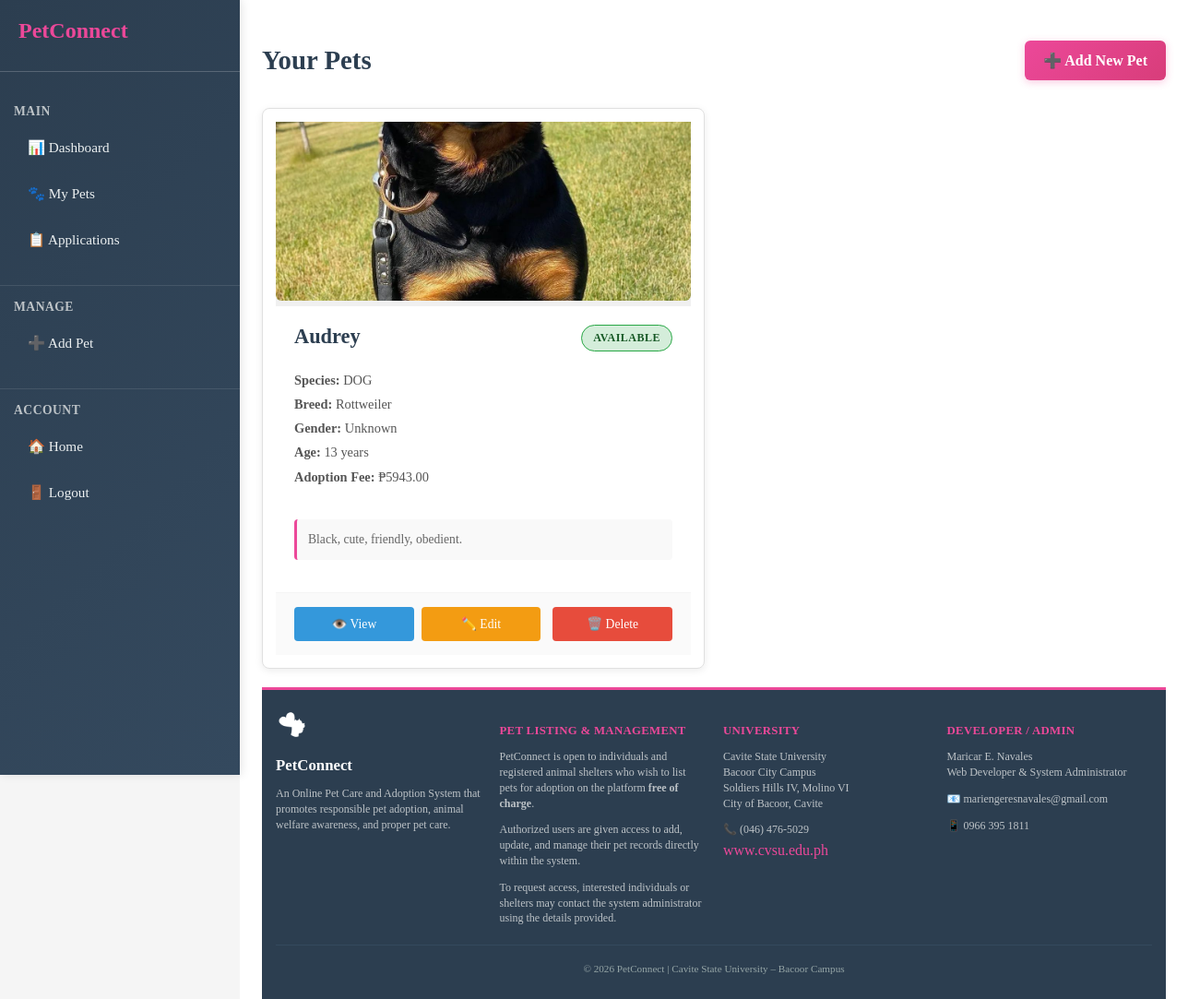
The page /dashboard/pets/ (signed in) on the database its author committed.
### pets/models.py (models this page shows, shortened)
class Pet(models.Model):
    SPECIES_CHOICES = [
        ('DOG', 'Dog'),
        ('CAT', 'Cat'),
        ('BIRD', 'Bird'),
        ('OTHER', 'Other'),
    ]
    GENDER_CHOICES = [
        ('MALE', 'Male'),
        ('FEMALE', 'Female'),
        ('UNKNOWN', 'Unknown'),
    ]
    STATUS_CHOICES = [
        ('AVAILABLE', 'Available'),
        ('ADOPTED', 'Adopted'),
        ('PENDING', 'Pending'),
    ]
    pet_name = models.CharField(max_length=100)
    species = models.CharField(max_length=20, choices=SPECIES_CHOICES)
    breed = models.CharField(max_length=100)
    gender = models.CharField(max_length=20, choices=GENDER_CHOICES, default='UNKNOWN')
    age_years = models.IntegerField(validators=[MinValueValidator(0)])
    age_months = models.IntegerField(validators=[MinValueValidator(0)], default=0)
    health_status = models.TextField()
    description = models.TextField(blank=True, null=True)
    status = models.CharField(max_length=20, choices=STATUS_CHOICES, default='AVAILABLE')
    adoption_fee = models.DecimalField(max_digits=10, decimal_places=2)
    pet_image = models.FileField(upload_to='pet_images/', blank=True, null=True)
    date_added = models.DateTimeField(auto_now_add=True)
    shelter = models.ForeignKey(Shelter, on_delete=models.CASCADE, related_name='pets')

### dashboard/views.py (the view)
# urls.py: path('pets/', PetListView.as_view(), name='dashboard-pets'),
@method_decorator([login_required, user_passes_test(shelter_check)], name='dispatch')
class PetListView(ListView):
    model = Pet
    template_name = 'dashboard/pet_list.html'
    context_object_name = 'pets'
    def get_queryset(self):
        return Pet.objects.filter(shelter=self.request.user.profile.shelter)

### dashboard/views.py (called while the page is built)
def shelter_check(user):
    return user.is_authenticated and hasattr(user, 'profile') and user.profile.role == 'SHELTER'

### dashboard/templates/dashboard/pet_list.html (shortened to what this page needs)
{% extends 'dashboard/base.html' %}
{% block content %}
<div class="pet-list-container">
    <div class="pet-list-header">
        <h2>Your Pets</h2>
        <a href="{% url 'pet-add' %}" class="btn-add-pet">➕ Add New Pet</a>
    </div>
    {% if pets %}
        <div class="pet-cards">
            {% for pet in pets %}
            <div class="pet-card">
                <div class="pet-card-image">
                    {% if pet.pet_image %}
                        <img src="{{ pet.pet_image.url }}" alt="{{ pet.pet_name }}">
                    {% else %}
                        <div class="pet-image-placeholder">🐾</div>
                    {% endif %}
                </div>
                <div class="pet-card-content">
                    <div class="pet-card-header">
                        <h3>{{ pet.pet_name }}</h3>
                        <span class="status-badge {% if pet.status == 'AVAILABLE' %}status-available{% elif pet.status == 'PENDING' %}status-pending{% else %}status-adopted{% endif %}">
                            {{ pet.get_status_display }}
                        </span>
                    </div>
                    <div class="pet-card-info">
                        <p><strong>Species:</strong> {{ pet.species }}</p>
                        <p><strong>Breed:</strong> {{ pet.breed }}</p>
                        <p><strong>Gender:</strong> {{ pet.get_gender_display }}</p>
                        <p><strong>Age:</strong> {{ pet.age_years }} years {% if pet.age_months %}{{ pet.age_months }} months{% endif %}</p>
                        <p><strong>Adoption Fee:</strong> ₱{{ pet.adoption_fee }}</p>
                    </div>
                    {% if pet.description %}
                    <div class="pet-card-description">
                        <p>{{ pet.description|truncatewords:20 }}</p>
                    </div>
                    {% endif %}
                </div>
                <div class="pet-card-actions">
                    <a href="{% url 'dashboard-pet-detail' pet.id %}" class="btn-view">👁️ View</a>
                    <a href="{% url 'pet-edit' pet.id %}" class="btn-edit">✏️ Edit</a>
                    <a href="{% url 'pet-delete' pet.id %}" class="btn-delete">🗑️ Delete</a>
                </div>
            </div>
            {% endfor %}
        </div>
    {% else %}
        <div class="no-pets">
            <p>No pets yet. <a href="{% url 'pet-add' %}">Add your first pet</a></p>
        </div>
    {% endif %}
</div>
{% endblock %}

### static/css/pet.css (style rules this page uses)
html, body { height: 100%; margin: 0; padding: 0; }
body { display: flex; flex-direction: column; }
.dashboard-content .page-container > *:not(.footer) { flex: 0 0 auto; }
.btn-edit { background-color: #3498db; color: white; padding: 4px 8px; border-radius: 5px; text-decoration: none; margin-right: 5px; }
.btn-delete { background-color: #e74c3c; color: white; padding: 4px 8px; border-radius: 5px; text-decoration: none; }
.pet-card { background:#fff; padding:14px; border-radius:8px; box-shadow:0 6px 18px rgba(0,0,0,0.06); text-align:left; position: relative; transition: transform 0.3s ease, box-shadow 0.3s ease; display: flex; flex-direction: column; }
.status-available { background: #10b981; color: white; }
.pet-card img { width:100%; height:180px; object-fit:cover; border-radius:6px; margin-bottom:12px; }
.pet-card h3 { margin:0 0 10px 0; font-size:1.2rem; color: #333; }
.page-container > :not(.footer) { flex: 0 0 auto; }

### dashboard/templates/dashboard/pet_list.html (style rules this page uses)
.pet-list-container { padding: 20px 0; }
.pet-list-header { display: flex; justify-content: space-between; align-items: center; margin-bottom: 30px; }
.pet-list-header h2 { margin: 0; color: #2c3e50; font-size: 1.8rem; }
.btn-add-pet { padding: 12px 20px; background: linear-gradient(135deg, #ec4899 0%, #d83d7a 100%); color: white; text-decoration: none; border-radius: 6px; font-weight: 600; transition: all 0.3s ease; box-shadow: 0 2px 8px rgba(236, 72, 153, 0.3); }
.pet-cards { display: grid; grid-template-columns: repeat(auto-fill, minmax(400px, 1fr)); gap: 20px; }
.pet-card { background: white; border: 1px solid #e0e0e0; border-radius: 8px; overflow: hidden; box-shadow: 0 2px 8px rgba(0, 0, 0, 0.08); transition: all 0.3s ease; display: flex; flex-direction: column; }
.pet-card-image { width: 100%; height: 200px; background: #f0f0f0; overflow: hidden; display: flex; align-items: center; justify-content: center; }
.pet-card-image img { width: 100%; height: 100%; object-fit: cover; }
.pet-card-content { padding: 20px; flex: 1; display: flex; flex-direction: column; }
.pet-card-header { display: flex; justify-content: space-between; align-items: flex-start; margin-bottom: 15px; gap: 10px; }
.pet-card-header h3 { margin: 0; color: #2c3e50; font-size: 1.4rem; flex: 1; }
.status-badge { padding: 6px 12px; border-radius: 20px; font-size: 0.75rem; font-weight: 600; white-space: nowrap; text-transform: uppercase; letter-spacing: 0.5px; }
.status-available { background: #d4edda; color: #155724; border: 1px solid #28a745; }
.pet-card-info { margin-bottom: 15px; flex: 1; }
.pet-card-info p { margin: 6px 0; color: #555; font-size: 0.9rem; line-height: 1.4; }
.pet-card-description { padding: 12px; background: #f9f9f9; border-left: 3px solid #ec4899; margin: 15px 0; border-radius: 4px; }
.pet-card-description p { margin: 0; color: #666; font-size: 0.85rem; line-height: 1.5; }
.pet-card-actions { display: flex; gap: 8px; padding: 15px 20px; border-top: 1px solid #f5f5f5; background: #fafafa; }
.btn-view, .btn-edit, .btn-delete { flex: 1; padding: 10px 12px; border: none; border-radius: 4px; font-size: 0.85rem; font-weight: 500; cursor: pointer; text-decoration: none; display: inline-block; text-align: center; transition: all 0.3s ease; }
.btn-view { background: #3498db; color: white; }
.btn-edit { background: #f39c12; color: white; }
.btn-delete { background: #e74c3c; color: white; }

### rows shown on the page
Pet: pet_image (picture), pet_name "Audrey", status "AVAILABLE", species "DOG", breed "Rottweiler", gender "Unknown", age_years "13", adoption_fee "5943.00", description "Black, cute, friendly, obedient."
